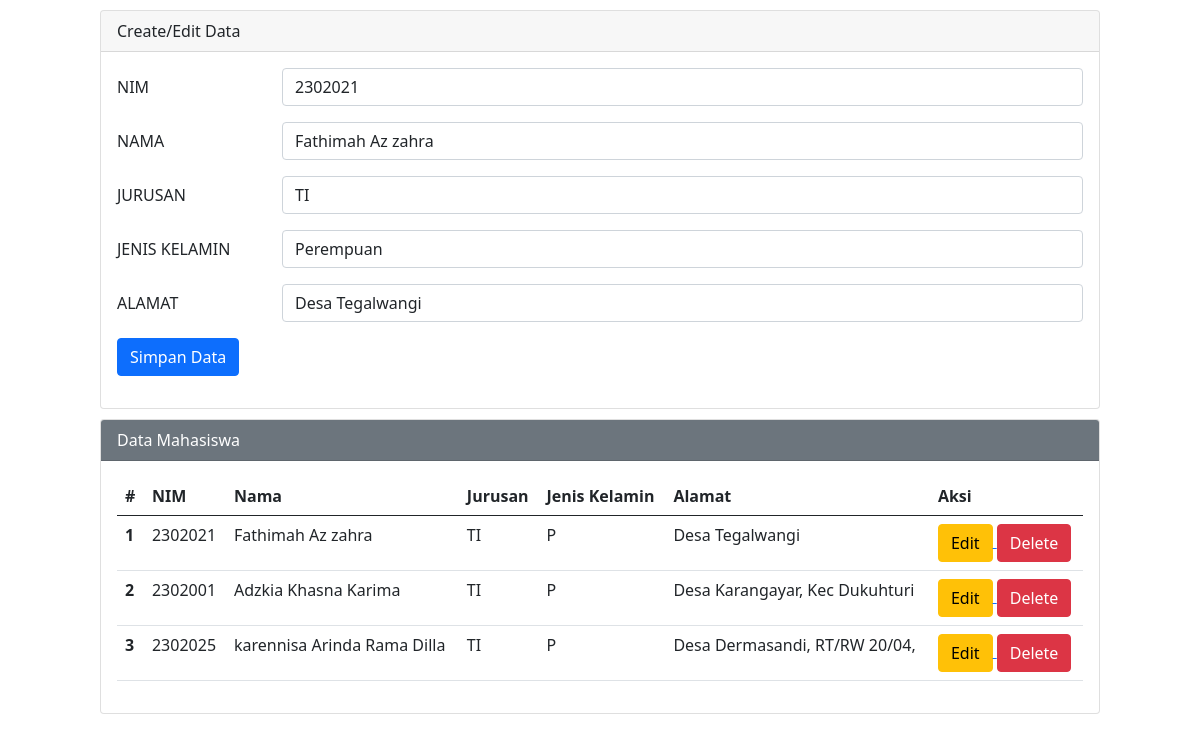
/PratikumWeb/index.php?op=edit&id=19, run on the app's committed database.
### tables this page shows
CREATE TABLE `mahasiswa` (
  `id` int(11) NOT NULL,
  `nim` varchar(7) NOT NULL,
  `nama` varchar(30) NOT NULL,
  `jurusan` varchar(2) NOT NULL,
  `jk` varchar(1) NOT NULL,
  `alamat` varchar(30) NOT NULL
);

### PratikumWeb/index.php (the view, shortened to what this page needs)
<?php
	include("koneksi.php");
	$nim = $nama = $jurusan = $jk = $alamat = "";
	if (isset($_GET['op']) && $_GET['op'] == 'edit') {
		$id = $_GET['id'];
		$sql = "SELECT * FROM mahasiswa WHERE id = $id";
		$q = mysqli_query($koneksi, $sql);
		$r = mysqli_fetch_array($q);
		$nim = $r['nim'];
		$nama = $r['nama'];
		$jurusan = $r['jurusan'];
		$jk = $r['jk'];
		$alamat = $r['alamat'];
	}
?>
<html>
	<head>
		<link href="https://cdn.jsdelivr.net/npm/bootstrap@5.0.2/dist/css/bootstrap.min.css" rel="stylesheet">
	</head>
	<body>
		<div class="mx-auto">
			<div class="card">
  				<div class="card-header">Create/Edit Data</div>
  				<div class="card-body">
  					<form action="" method="POST">
    					<div class="mb-3 row">
    						<label for="nim" class="col-sm-2 col-form-label">NIM</label>
    						<div class="col-sm-10">
      							<input type="text" class="form-control" id="nim" name="nim" value="<?php echo $nim?>">
    						</div>
  						</div>
  						<div class="mb-3 row">
    						<label for="nama" class="col-sm-2 col-form-label">NAMA</label>
    						<div class="col-sm-10">
      							<input type="text" class="form-control" id="nama" name="nama" value="<?php echo $nama?>">
    						</div>
  						</div>
  						<div class="mb-3 row">
    						<label for="jurusan" class="col-sm-2 col-form-label">JURUSAN</label>
    						<div class="col-sm-10">
      							<select class="form-control" name="jurusan" id="jurusan">
      								<option value="TI" <?php if($jurusan == "TI") echo "selected"?> >TI</option>
      							</select>
    						</div>
  						</div>
  						<div class="mb-3 row">
    						<label for="jk" class="col-sm-2 col-form-label">JENIS KELAMIN</label>
    						<div class="col-sm-10">
      							<select class="form-control" name="jk" id="jk">
      								<option value="P" <?php if($jk == "P") echo "selected"?> >Perempuan</option>
      							</select>
    						</div>
  						</div>
  						<div class="mb-3 row">
    						<label for="alamat" class="col-sm-2 col-form-label">ALAMAT</label>
    						<div class="col-sm-10">
      							<input type="text" class="form-control" id="alamat" name="alamat" value="<?php echo $alamat?>">
    						</div>
  						</div>
  						<div class="col-12">
  							<input type="submit" name="Simpan" value="Simpan Data" class="btn btn-primary">
  						</div>
    				</form>
  				</div>
			</div>
		</div>
		<div class="mx-auto">
			<div class="card">
  				<div class="card-header bg-secondary text-white">Data Mahasiswa</div>
  				<div class="card-body">
    				<table class="table">
    					<thead>
    						<tr>
    							<th scope="col">#</th>
    							<th scope="col">NIM</th>
    							<th scope="col">Nama</th>
    							<th scope="col">Jurusan</th>
    							<th scope="col">Jenis Kelamin</th>
    							<th scope="col">Alamat</th>
    							<th scope="col">Aksi</th>
    						</tr>
    						<tbody>
								<?php
									$sql2 = "SELECT * FROM mahasiswa ORDER BY id DESC";
									$q2 = mysqli_query($koneksi, $sql2);
									$urut = 1;
									while ($r2 = mysqli_fetch_array($q2)) {
										$id        = $r2['id'];
										$nim       = $r2['nim'];
										$nama      = $r2['nama'];
										$jurusan   = $r2['jurusan'];
										$jk        = $r2['jk'];
										$alamat    = $r2['alamat'];
								?>
									<tr>
										<th scope="row"><?php echo $urut++ ?></th>
										<td scope="row"><?php echo $nim ?></td>
										<td scope="row"><?php echo $nama ?></td>
										<td scope="row"><?php echo $jurusan ?></td>
										<td scope="row"><?php echo $jk ?></td>
										<td scope="row"><?php echo $alamat ?></td>
										<td scope="row">
											<a href="index.php?op=edit&id=<?php echo $id ?>">
												<button type="button" class="btn btn-warning">Edit</button>
											</a>
											<a href="index.php?op=delete&id=<?php echo $id ?>">
												<button type="button" class="btn btn-danger">Delete</button>
											</a>
										</td>
									</tr>
									<?php
										}
									?>
								</tbody>
    						</thead>
    					</table>
    				</div>
    			</div>
    		</div>
    	</body>
    </html>

### PratikumWeb/index.php (style rules this page uses)
.mx-auto { width: 1000px }
.card { margin-top: 10px }

### data on the page
mahasiswa: nim "2302021", nama "Fathimah Az zahra", jurusan "TI", jk "Perempuan", alamat "Desa Tegalwangi", jk "P"
mahasiswa: nim "2302001", nama "Adzkia Khasna Karima", jurusan "TI", jk "P", alamat "Desa Karangayar, Kec Dukuhturi"
mahasiswa: nim "2302025", nama "karennisa Arinda Rama Dilla", jurusan "TI", jk "P", alamat "Desa Dermasandi, RT/RW 20/04,"
